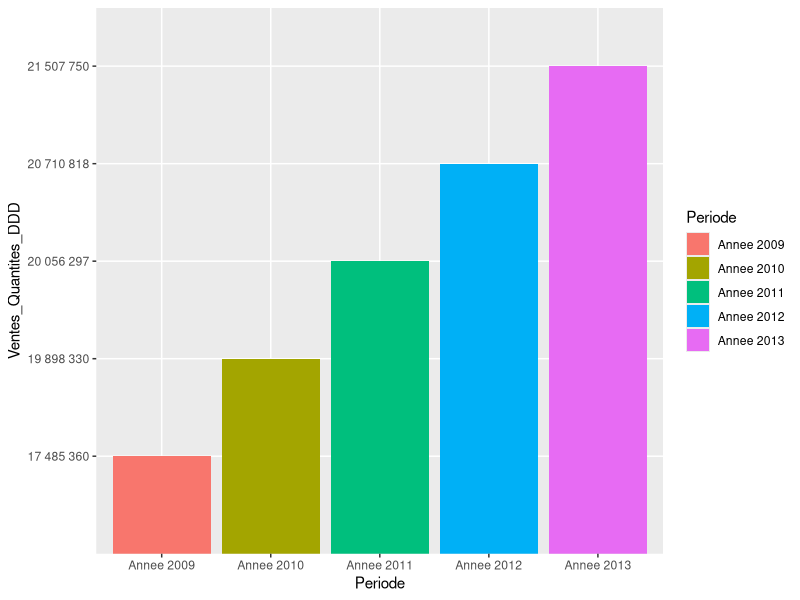
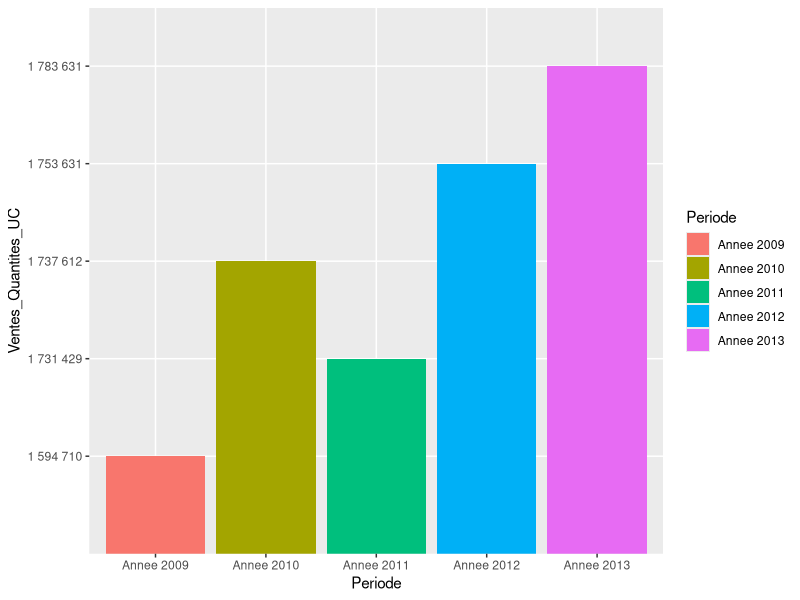
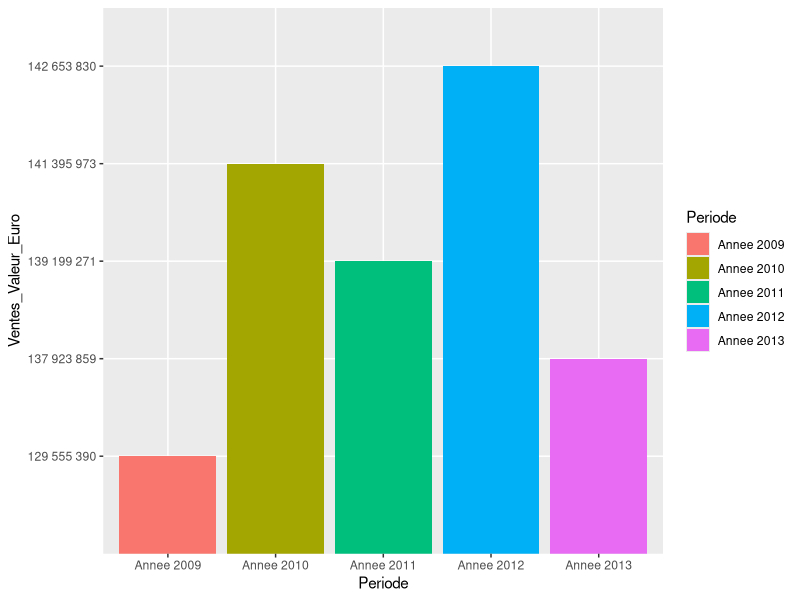

R code for these plots, in order:
library(ggplot2)

file1 = read.csv2("1.csv",header=T)

ventes_DDD <- ggplot() + geom_bar(stat = "identity", data = file1, aes(x=Periode, y=Ventes_Quantites_DDD, fill = Periode))
ventes_UC <- ggplot() + geom_bar(stat = "identity", data = file1, aes(x=Periode, y=Ventes_Quantites_UC, fill = Periode))
ventes_euro <- ggplot() + geom_bar(stat = "identity", data = file1, aes(x=Periode, y=Ventes_Valeur_Euro, fill = Periode))

ventes_DDD
ventes_UC
ventes_euro
